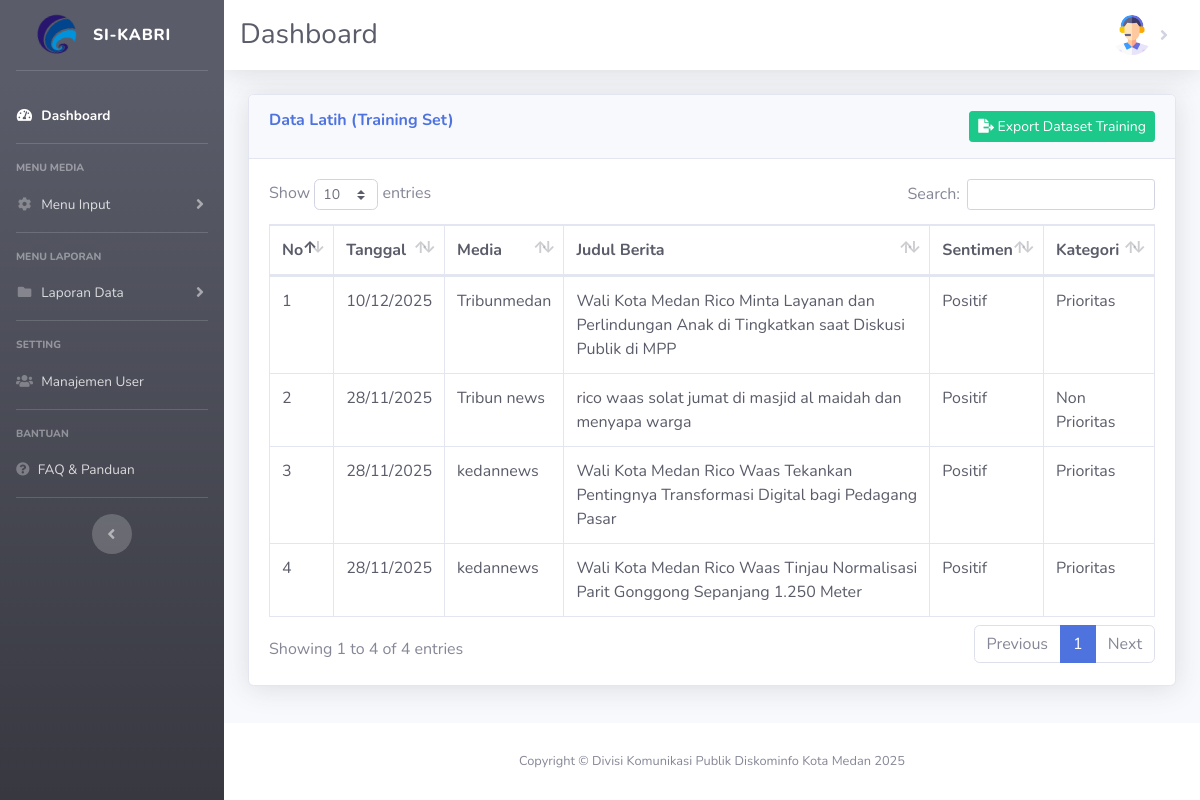
Screenshot of /index.php?page=lap_training (signed in) with the database file from the repository.
### tables this page shows
CREATE TABLE `biodata` (
  `id_biodata` int NOT NULL,
  `id_pengguna` int NOT NULL,
  `nama_lengkap` varchar(150) NOT NULL,
  `no_hp` varchar(30) DEFAULT NULL,
  `nip_nik` varchar(50) DEFAULT NULL,
  `jabatan` varchar(100) DEFAULT NULL,
  `foto_profile` varchar(255) DEFAULT NULL,
  `created_at` timestamp NULL DEFAULT (now()),
  `updated_at` timestamp NULL DEFAULT NULL
);

CREATE TABLE `kliping_berita` (
  `id_kliping` int NOT NULL,
  `nama_media` varchar(150) NOT NULL,
  `judul_berita` text NOT NULL,
  `predicted_label` varchar(50) DEFAULT NULL,
  `sentimen` enum('Positif','Negatif') NOT NULL,
  `kategori_program` enum('Prioritas','Non Prioritas') NOT NULL,
  `is_training` tinyint(1) DEFAULT '0',
  `verified_by` varchar(100) DEFAULT NULL,
  `verified_at` datetime DEFAULT NULL,
  `tgl_input` date DEFAULT (curdate()),
  `created_at` timestamp NULL DEFAULT CURRENT_TIMESTAMP,
  `updated_at` timestamp NULL DEFAULT NULL
);

### staf/kliping_berita/laporan/lap_training.php (the view, shortened to what this page needs)
<?php
include "inc/koneksi.php";
$where = ["is_training = 1"];
$whereSql = "WHERE " . implode(" AND ", $where);
$perPage = 20;
$page = max(1, (int)($_GET['p'] ?? 1));
$offset = ($page - 1) * $perPage;
$qData = $koneksi->query("
  SELECT tgl_input, nama_media, judul_berita, sentimen, kategori_program
  FROM kliping_berita
  $whereSql
  ORDER BY id_kliping DESC
  LIMIT $perPage OFFSET $offset
");
?>
<div class="card shadow mb-4">
  <div class="card-header py-3 d-flex justify-content-between">
    <h6 class="m-0 font-weight-bold text-primary">Data Latih (Training Set)</h6>
    <a href="staf/kliping_berita/input/export_training.php" class="btn btn-success btn-sm">
      <i class="fa fa-file-export"></i> Export Dataset Training
    </a>
  </div>
  <div class="card-body">
    <div class="table-responsive">
      <table class="table table-bordered text-gray-800" id="dataTable" width="100%" cellspacing="0">
        <thead>
          <tr>
            <th style="width:20px">No</th>
            <th>Tanggal</th>
            <th>Media</th>
            <th>Judul Berita</th>
            <th>Sentimen</th>
            <th>Kategori</th>
          </tr>
        </thead>
        <tbody>
          <?php if ($qData && $qData->num_rows > 0):
            $no = $offset + 1;
            while ($r = $qData->fetch_assoc()): ?>
              <tr>
                <td><?= $no++; ?></td>
                <td><?= date("d/m/Y", strtotime($r['tgl_input'])); ?></td>
                <td><?= htmlspecialchars($r['nama_media']); ?></td>
                <td><?= htmlspecialchars($r['judul_berita']); ?></td>
                <td><?= $r['sentimen']; ?></td>
                <td><?= $r['kategori_program']; ?></td>
              </tr>
            <?php endwhile;
          else: ?>
            <tr>
              <td colspan="6" class="text-center">Belum ada data training.</td>
            </tr>
          <?php endif; ?>
        </tbody>
      </table>
    </div>
  </div>
</div>

### index.php (shortened to what this page needs)
<?php
require_once __DIR__ . "/inc/koneksi.php";
$id_pengguna = (int) $_SESSION['ses_id'];
$sql = "
  SELECT
    p.username,
    p.level,
    b.nama_lengkap,
    b.foto_profile
  FROM pengguna p
  LEFT JOIN biodata b ON b.id_pengguna = p.id_pengguna
  WHERE p.id_pengguna = ?
  LIMIT 1
";
$stmt = mysqli_prepare($koneksi, $sql);
mysqli_stmt_bind_param($stmt, 'i', $id_pengguna);
mysqli_stmt_execute($stmt);
$res = mysqli_stmt_get_result($stmt);
$user = mysqli_fetch_assoc($res) ?: [];
$data_role_raw = $user['level'] ?? ($_SESSION['ses_level'] ?? 'Staf');
$data_role = ucfirst(strtolower($data_role_raw));
$foto_db   = $user['foto_profile'] ?? null;
$foto_sess = $_SESSION['ses_foto'] ?? null;
$foto_name = $foto_db ?: $foto_sess ?: null;
$esc = fn($s) => htmlspecialchars((string)$s, ENT_QUOTES, 'UTF-8');
$fotoUrl = (!empty($foto_name))
    ? "uploads/avatars/" . rawurlencode($foto_name)
    : "dist/img/undraw_profile_1.svg";
?>
<!DOCTYPE html>
<html lang="id">
<head>
    <link href="vendor/fontawesome-free/css/all.min.css" rel="stylesheet" type="text/css">
    <link href="https://cdn.jsdelivr.net/npm/bootstrap-icons/font/bootstrap-icons.css" rel="stylesheet">
    <link href="dist/css/sweetalert2.min.css" rel="stylesheet">
    <link href="dist/css/sb-admin-2.min.css" rel="stylesheet">
    <link href="vendor/datatables/dataTables.bootstrap4.min.css" rel="stylesheet">
</head>
<body id="page-top">
    <div id="wrapper">
        <ul class="navbar-nav bg-gradient-dark sidebar sidebar-dark accordion" id="accordionSidebar">
            <a class="sidebar-brand d-flex align-items-center justify-content-center" href="index.php">
                <div class="sidebar-brand-icon rotate-n-15">
                    <img src="dist/img/kominfo_logo.png" alt="Logo" style="width:40px; height:40px;">
                </div>
                <div class="sidebar-brand-text mx-3">SI-KABRI</div>
            </a>
            <hr class="sidebar-divider">
            <?php
            if ($data_role  == "Admin") {
            ?>
                <li class="nav-item active">
                    <a class="nav-link" href="?page=MyApp/admin">
                        <i class="fas fa-fw fa-tachometer-alt"></i>
                        <span>Dashboard</span></a>
                </li>
                <hr class="sidebar-divider">
                <div class="sidebar-heading">
                    Menu Media
                </div>
                <li class="nav-item">
                    <a class="nav-link collapsed" href="#" data-toggle="collapse" data-target="#collapseTwo"
                        aria-expanded="false" aria-controls="collapseTwo">
                        <i class="fas fa-fw fa-cog"></i>
                        <span>Menu Input</span>
                    </a>
                </li>
                <hr class="sidebar-divider">
                <div class="sidebar-heading">
                    Menu Laporan
                </div>
                <li class="nav-item">
                    <a class="nav-link collapsed" href="#" data-toggle="collapse" data-target="#collapsePages"
                        aria-expanded="true" aria-controls="collapsePages">
                        <i class="fas fa-fw fa-folder"></i>
                        <span>Laporan Data</span>
                    </a>
                </li>
                <hr class="sidebar-divider d-none d-md-block">
                <div class="sidebar-heading">
                    setting
                </div>
                <li class="nav-item">
                    <a class="nav-link collapsed" href="?page=MyApp/data_pengguna">
                        <i class="fas fa-users"></i>
                        <span>Manajemen User</span>
                    </a>
                </li>
                <hr class="sidebar-divider d-none d-md-block">
                <div class="sidebar-heading">
                    Bantuan
                </div>
                <li class="nav-item">
                    <a class="nav-link" href="?page=faq">
                        <i class="fas fa-question-circle"></i>
                        <span>FAQ & Panduan</span>
                    </a>
                </li>
            <?php
            }
            ?>
            <hr class="sidebar-divider d-none d-md-block">
            <div class="text-center d-none d-md-inline">
                <button class="rounded-circle border-0" id="sidebarToggle"></button>
            </div>
        </ul>
        <div id="content-wrapper" class="d-flex flex-column">
            <div id="content">
                <nav class="navbar navbar-expand navbar-light bg-white topbar mb-4 shadow">
                    <div class="container-fluid">
                        <div class="d-flex align-items-center">
                            <h1 class="h3 mb-0 text-gray-800">Dashboard</h1>
                        </div>
                        <ul class="navbar-nav ml-auto">
                            <li class="nav-item dropdown">
                                <a class="nav-link dropdown-toggle d-flex align-items-center" href="#" role="button" data-toggle="dropdown" aria-haspopup="true" aria-expanded="false">
                                    <img src="<?= $esc($fotoUrl) ?>" alt="avatar" class="rounded-circle" width="40" height="40">
                                </a>
                            </li>
                        </ul>
                    </div>
                </nav>
                <section class="content">
                    <div class="container-fluid">
                        <?php
                        if (isset($_GET['page'])) {
                            $hal = $_GET['page'];
                            switch ($hal) {
                                case 'lap_training':
                                    include "staf/kliping_berita/laporan/lap_training.php";
                                    break;
                            }
                        } else {
                            if ($data_role == "Admin") {
                                include "home/admin.php";
                            } elseif ($data_role == "Staf") {
                                include "home/staf.php";
                            }
                        }
                        ?>
                    </div>
                </section>
            </div>
            <footer class="sticky-footer bg-white">
                <div class="container my-auto">
                    <div class="copyright text-center my-auto">
                        <span>Copyright &copy; Divisi Komunikasi Publik Diskominfo Kota Medan 2025</span>
                    </div>
                </div>
            </footer>
        </div>
    </div>
</body>
</html>

### rows the page displays
biodata: foto_profile (picture)
kliping_berita: tgl_input "10/12/2025", nama_media "Tribunmedan", judul_berita "Wali Kota Medan Rico Minta Layanan dan Perlindungan Anak di Tingkatkan saat Diskusi Publik di MPP", sentimen "Positif", kategori_program "Prioritas"
kliping_berita: tgl_input "28/11/2025", nama_media "Tribun news", judul_berita "rico waas solat jumat di masjid al maidah dan menyapa warga", sentimen "Positif", kategori_program "Non Prioritas"
kliping_berita: tgl_input "28/11/2025", nama_media "kedannews", judul_berita "Wali Kota Medan Rico Waas Tekankan Pentingnya Transformasi Digital bagi Pedagang Pasar", sentimen "Positif", kategori_program "Prioritas"
kliping_berita: tgl_input "28/11/2025", nama_media "kedannews", judul_berita "Wali Kota Medan Rico Waas Tinjau Normalisasi Parit Gonggong Sepanjang 1.250 Meter", sentimen "Positif", kategori_program "Prioritas"
